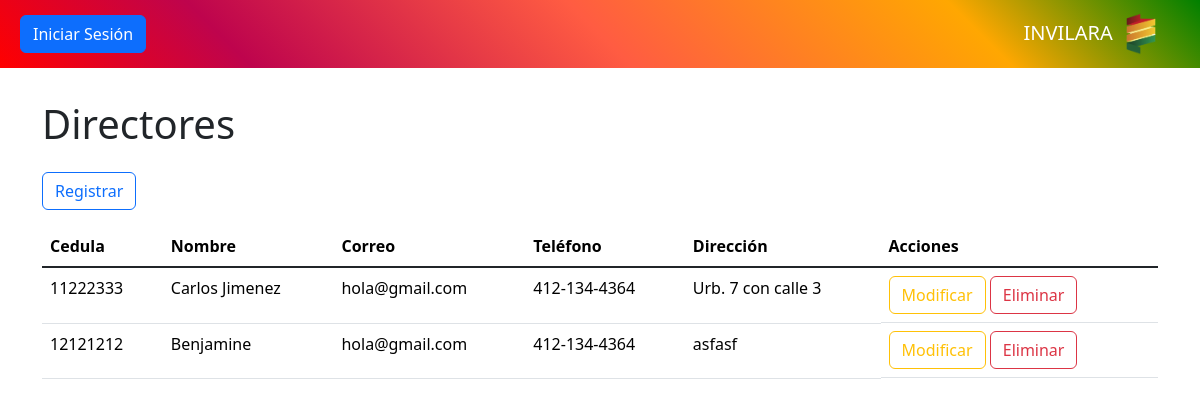
Before: /controlador/director.php with the older database file.
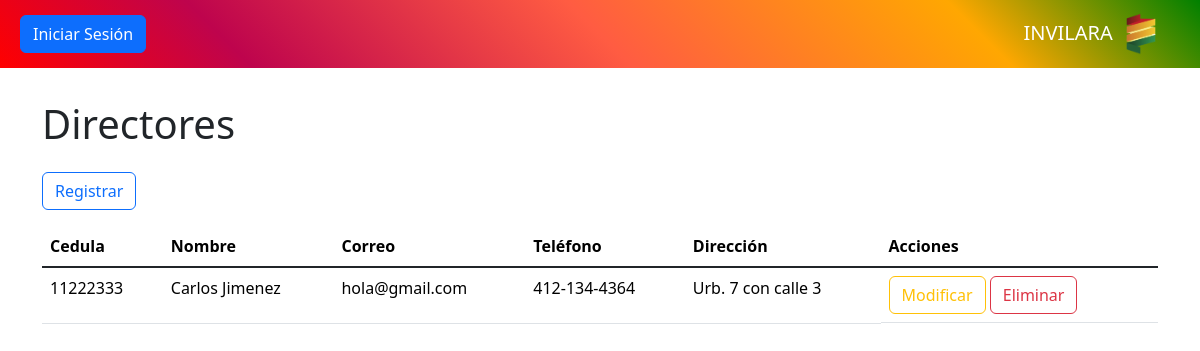
After: the same page with the newer database file.
### tables this page shows
CREATE TABLE `director` (
  `cedula` int NOT NULL,
  `direccion` varchar(200) DEFAULT NULL,
  `nombre` varchar(100) DEFAULT NULL,
  `telefono` varchar(20) DEFAULT NULL,
  `correo` varchar(50) DEFAULT NULL,
  PRIMARY KEY (`cedula`)
);

### controlador/director.php (called while the page is built, shortened)
<?php
require_once "modelo/director.php";
$modelo = new Director();
$datos = $modelo->consultar();
require_once "vista/director.php";
?>

### modelo/base_datos.php (called while the page is built)
<?php
class BaseDatos
{
    private $host = "localhost";
    private $dbname = "invilara";
    private $usuario = "root";
    private $contrasena = "";
    public function conexion()
    {
        $dsn = "mysql" . ":" . "host=" . $this->host . ";" . "dbname=" . $this->dbname . ";";
        $pdo = new PDO($dsn, $this->usuario, $this->contrasena);
        $pdo->setAttribute(PDO::ATTR_ERRMODE, PDO::ERRMODE_EXCEPTION);
        return $pdo;
    }
}
?>

### modelo/director.php (called while the page is built, shortened)
<?php
require_once "modelo/base_datos.php";
class Director extends BaseDatos
{
	private $tabla = "director";
	public function consultar()
	{
		$stmt = $this->conexion()->query("SELECT * FROM {$this->tabla}");
		$result = $stmt->fetchAll(PDO::FETCH_ASSOC);
		return $result;
	}
}
?>

### vista/director.php (the view, shortened to what this page needs)
<?php require_once "vista/componentes/encabezado.php"; ?>
<?php require_once "vista/componentes/barra.php"; ?>
<main class="container" id="crud">
	<h1>Directores</h1>
	<button class="btn btn-outline-primary my-3" value="insertar">Registrar</button>
	<div class="table-responsive">
		<table class="table table-hover">
			<thead>
				<tr>
					<th>Cedula</th>
					<th>Nombre</th>
					<th>Correo</th>
					<th>Teléfono</th>
					<th>Dirección</th>
					<th>Acciones</th>
				</tr>
			</thead>
			<tbody class="table-group-divider">
				<?php foreach ($datos as $d): ?>
						<tr>
							<td><?php echo $d["cedula"] ?></td>
							<td><?php echo $d["nombre"] ?></td>
							<td><?php echo $d["correo"] ?></td>
							<td><?php echo $d["telefono"] ?></td>
							<td><?php echo $d["direccion"] ?></td>
							<td class="d-grid d-md-block gap-2">
								<button class="btn btn-outline-warning" value="modificar">Modificar</button>
								<button class="btn btn-outline-danger" value="eliminar" data-bs-toggle="modal"
									data-bs-target="#modal-eliminacion">Eliminar</button>
							</td>
						</tr>
				<?php endforeach ?>
			</tbody>
		</table>
	</div>
</main>

Changed rows visible on the page:
removed director: cedula "12121212", nombre "Benjamine", correo "hola@gmail.com", telefono "412-134-4364", direccion "asfasf"
